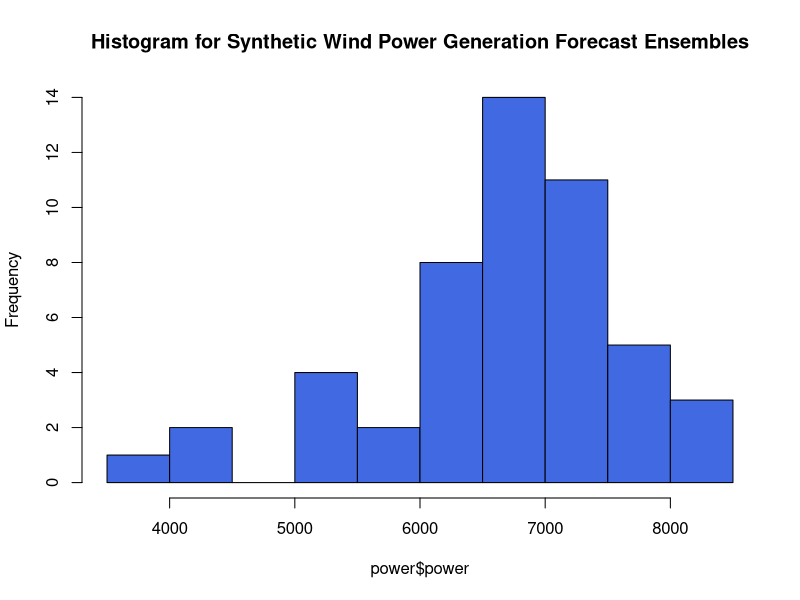
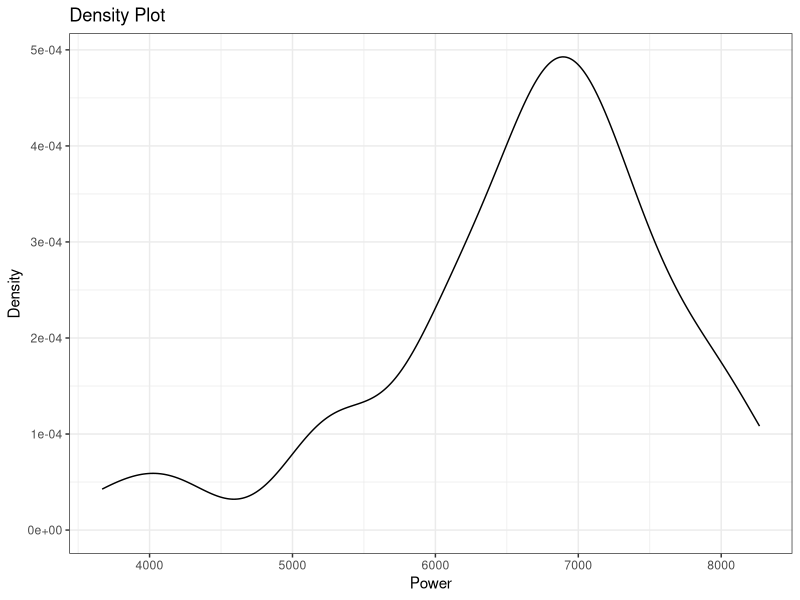
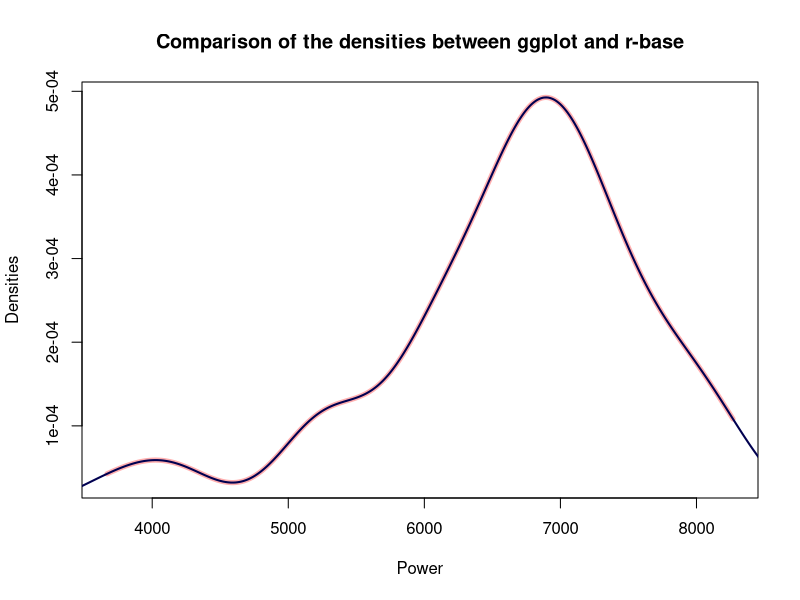
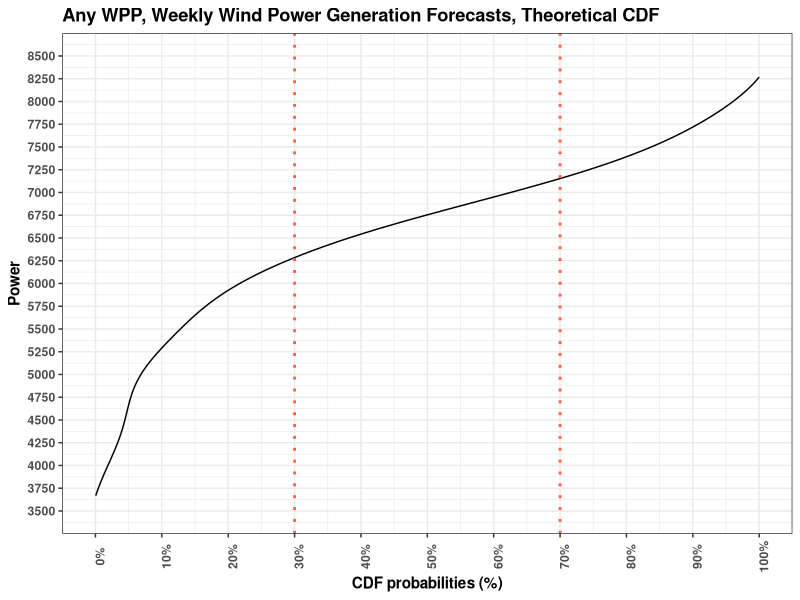
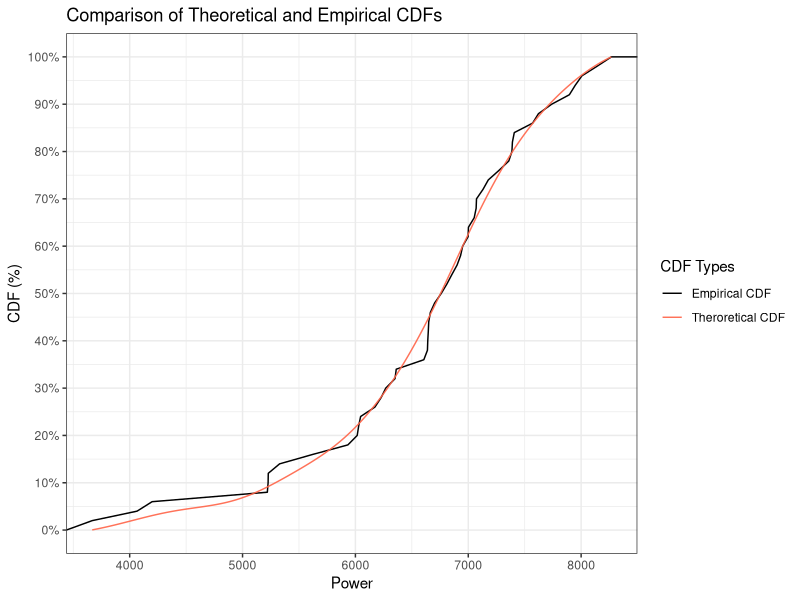

Reproduce these figures in R, in order.
# Create a sample power forecast data with 50 ensembles for weekly total power generation of a wind power plant with 100 MWs of installed power and 40% capacity factor 
power = data.frame(power = rnorm(50,mean = 7*24*100*0.4, sd = 1000))
hist(power$power, breaks=12, main = "Histogram for Synthetic Wind Power Generation Forecast Ensembles",col="royalblue")  

dens = density(power$power)
str(dens)

filled = c()

# Regular Grids?
{for (i in 1:(length(dens$x)-1)) {
  
  filled[i] = diff(dens$x[i:(i+1)])
  
}
  
  a = c()
  for (i in 1:(length(filled)-1)) {
    a[i] = diff(filled[i:(i+1)]) <= 0.000001
  }
}
print(all(a))
rm(filled, a)

library(ggplot2)

# Density plot of the ggplot
(m = ggplot(power, aes(x = power)) + 
    geom_density() +
    theme_bw() +
    labs(x = "Power", y = "Density", title = "Density Plot"))

# Take the data of the plot.
p = ggplot_build(m)

# First, ggplot's densities with red thick line then r's base densities with black thinner line.
plot(p$data[[1]]$x,p$data[[1]]$y, type = "l", col="#FF000050",lwd = 5,
     main = "Comparison of the densities between ggplot and r-base", 
     xlab = "Power",
     ylab = "Densities")
lines(dens$x, dens$y,col="#000050",lwd =2 )

# Is the area under the curve is equal to 1?
sum(dens$y)*diff(dens$x[1:2])

# Extract the data from the output of the ggplot_build()
prob_frcst = p$data[[1]]

# A function to create probabilities for each bin of the density plot.
scaling = function(x) {
  
  (x)/(sum(x))
  
}

prob_frcst$cdf = cumsum(scaling(prob_frcst$density))

# A function that makes a number rounded towards up or down by a user specified number.
round_it = function(x, roundto, tow = "up") {
  if(tow == "up") {  #Yukar? Yuvarla
    x + (roundto - x %% roundto)
  } else {
    if(tow == "down") {  #Asagi Yuvarla
      x - (x %% roundto)
    }
  }
}

# ggplot function for making easy to visualize the CDFs
plot_cdf =  function(data, prob_1, prob_2, wpp_name) {
  
  minimum = round_it(min(data$x),250,"down")
  maximum = round_it(max(data$x),250,"up")
  
  ggplot(data, aes(x = x, y = cdf)) +
    geom_line() +
    scale_x_continuous(name = "Power", 
                       limits = c(minimum,maximum), 
                       breaks = seq(minimum,maximum,250)) +
    scale_y_continuous(name = "CDF probabilities (%)",
                       limits = c(0,1),
                       breaks = seq(0,1,0.1),
                       labels = scales::percent) +
    ggtitle(paste(wpp_name,"WPP, Weekly Wind Power Generation Forecasts, Theoretical CDF")) +
    theme_bw()+
    theme(text = element_text(face = "bold"),
          axis.text.x = element_text(angle = 90)) +
    geom_hline(yintercept = prob_1, color = "tomato", linetype = "dotted", lwd = 1) +
    geom_hline(yintercept = prob_2, color = "tomato", linetype = "dotted", lwd = 1) +
    coord_flip()
  
}

plot_cdf(prob_frcst, prob_1 = 0.3, prob_2 = 0.7,wpp_name = "Any")

# A method for extracting the closest CDF to 30% and 70%.
(percent30_i = which.min(abs(prob_frcst$cdf-0.3)))
(percent70_i = which.min(abs(prob_frcst$cdf-0.7)))

percent_index_finder = function(data, prob) {
  
  which.min(abs(data-prob))
  
}

prob_extraction = data.frame(Probabilities = seq(0.1,0.9,0.1), Value = 0)

for (i in (1:nrow(prob_extraction))) {
  
  prob_extraction[i,2] = prob_frcst$x[percent_index_finder(prob_frcst$cdf,prob_extraction[i,1])]
  
}

prob_extraction

# Comparison plot for the eCDF and theoretical CDFs
ggplot(power, aes(power)) + 
  stat_ecdf(geom = "line", aes(color = "Empirical CDF")) +
  geom_line(data = prob_frcst, aes(x = x, y = cdf, color = "Theroretical CDF"), alpha = 0.9) +
  scale_x_continuous(name = "Power")+
  scale_y_continuous(name = "CDF (%)", labels = scales::percent, breaks = seq(0,1,0.1))+
  ggtitle("Comparison of Theoretical and Empirical CDFs") +
  scale_color_manual(name = "CDF Types", values = c("Empirical CDF" = "black","Theroretical CDF"="tomato")) +
  theme_bw()
